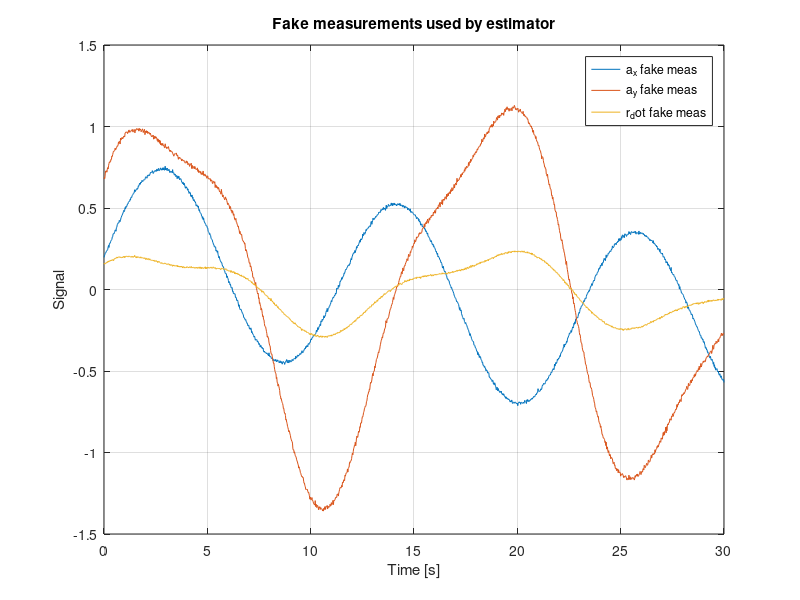
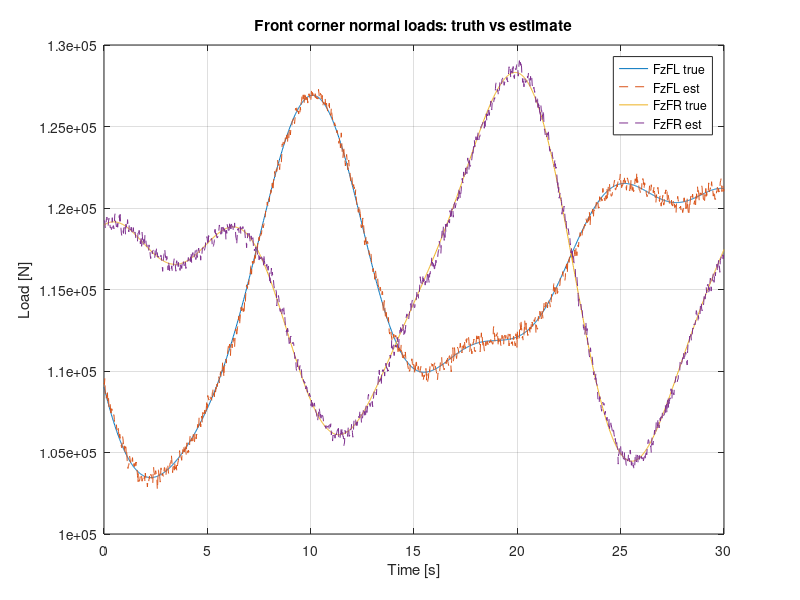
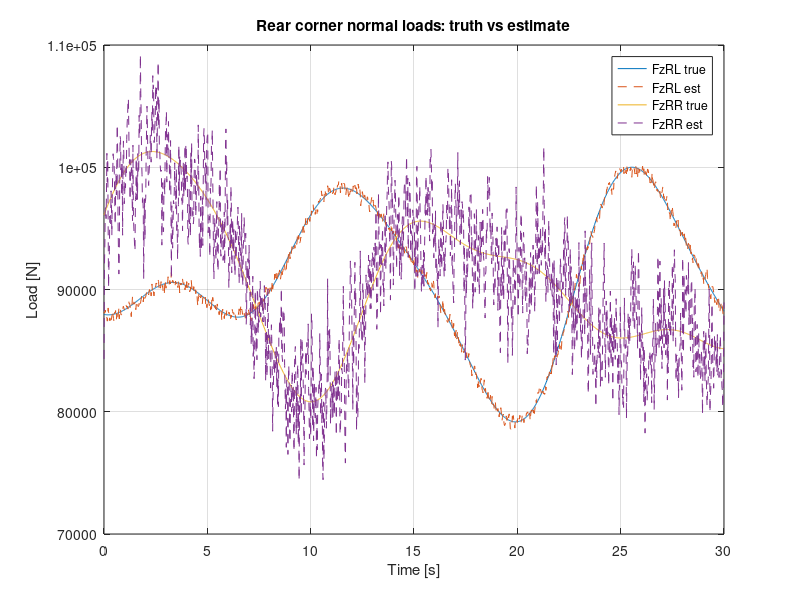
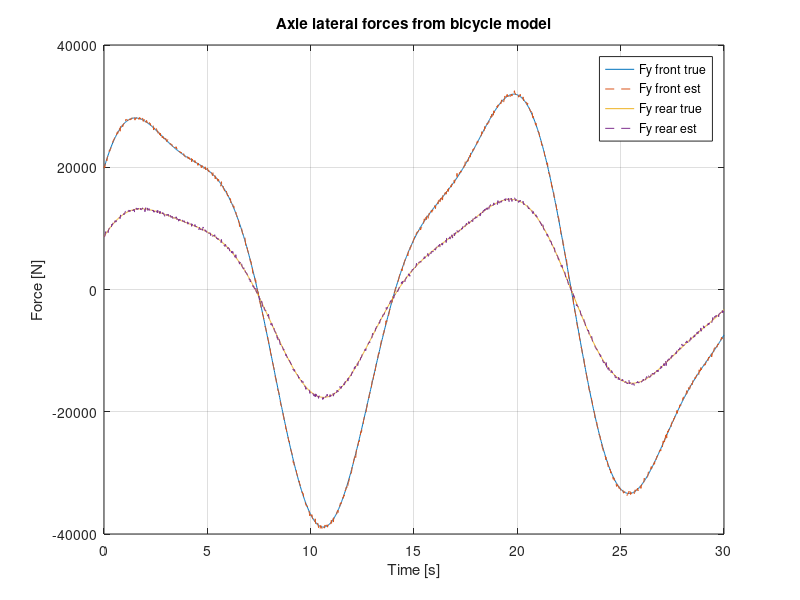

These charts were generated, in order, by the following MATLAB code:
%% CAT force estimation demo
% Fake-measurement demo for:
% 1) Corner normal load estimation using load transfer + strut pressure fusion
% 2) Axle force estimation using a bicycle model
%
% This script is intentionally transparent:
% - "true" signals are generated from a known analytic model
% - "fake measurements" are created by adding sensor noise
% - the estimator uses those fake measurements only
% - plots compare truth vs estimate

clear; clc; close all;
rng(10);

%% -----------------------------
% Parameters (CAT-style naming)
%% -----------------------------
P.m      = 42000;      % vehicle mass [kg]
P.g      = 9.81;       % gravity [m/s^2]
P.a      = 2.20;       % CG to front axle [m]
P.b      = 2.80;       % CG to rear axle [m]
P.L      = P.a + P.b;  % wheelbase [m]
P.h_cg   = 1.65;       % CG height [m]
P.tf     = 2.60;       % front track [m]
P.tr     = 2.60;       % rear track [m]
P.lambda_f = 0.55;     % fraction of lateral transfer at front
P.lambda_r = 0.45;     % fraction of lateral transfer at rear
P.Iz     = 1.25e5;     % yaw inertia [kg*m^2]

% Simple resistance model used for "truth"
P.Crr = 0.018;         % rolling resistance coefficient
P.CdA = 7.5;           % aero lump [m^2]
rho_air = 1.225;       % [kg/m^3]

%% -----------------------------
% Time
%% -----------------------------
dt = 0.02;
T  = 30;
t  = (0:dt:T)';
N  = numel(t);

%% -----------------------------
% Generate true motion signals
%% -----------------------------
u_true     = 8 + 2*sin(0.12*t) + 0.5*cos(0.31*t);         % long speed [m/s]
delta_true = deg2rad(4*sin(0.35*t));                      % steer angle [rad]
ax_true    = 0.55*sin(0.55*t) + 0.20*cos(0.12*t);         % body long accel [m/s^2]
ay_true    = 1.10*sin(0.40*t + 0.4) + 0.25*cos(0.90*t);   % body lat accel [m/s^2]
rdot_true  = ( (P.a+P.b) * 0 + 1 ); %#ok<NASGU>
rdot_true  = ((P.a + P.b)*0);                              % placeholder
% choose yaw-acceleration truth consistent with lateral force balance
rdot_true  = 0.22*sin(0.40*t + 0.4) + 0.07*cos(0.90*t);   % [rad/s^2]
r_true     = cumtrapz(t, rdot_true);                       % [rad/s]

%% -----------------------------
% True corner normal loads from load transfer
%% -----------------------------
Fzf_true = (P.b/P.L)*P.m*P.g - (P.m*P.h_cg/P.L).*ax_true;
Fzr_true = (P.a/P.L)*P.m*P.g + (P.m*P.h_cg/P.L).*ax_true;

dFzy_f_true = P.lambda_f*(P.m*P.h_cg/P.tf).*ay_true;
dFzy_r_true = P.lambda_r*(P.m*P.h_cg/P.tr).*ay_true;

FzFL_true = 0.5*Fzf_true - 0.5*dFzy_f_true;
FzFR_true = 0.5*Fzf_true + 0.5*dFzy_f_true;
FzRL_true = 0.5*Fzr_true - 0.5*dFzy_r_true;
FzRR_true = 0.5*Fzr_true + 0.5*dFzy_r_true;

%% -----------------------------
% True axle forces
%% -----------------------------
Fyf_true = (P.b*P.m.*ay_true + P.Iz.*rdot_true)./(P.a + P.b);
Fyr_true = (P.a*P.m.*ay_true - P.Iz.*rdot_true)./(P.a + P.b);

F_res_true = P.Crr*P.m*P.g + 0.5*rho_air*P.CdA.*(u_true.^2);
Fxtot_true = P.m.*ax_true + Fyf_true.*sin(delta_true) + F_res_true;

gamma_f_true = Fzf_true ./ (Fzf_true + Fzr_true);
gamma_r_true = 1 - gamma_f_true;
Fxf_true = gamma_f_true .* Fxtot_true;
Fxr_true = gamma_r_true .* Fxtot_true;

%% -----------------------------
% Create fake measurements
%% -----------------------------
ax_meas    = ax_true    + 0.006*randn(N,1);
ay_meas    = ay_true    + 0.008*randn(N,1);
r_meas     = r_true     + 0.001*randn(N,1);
rdot_meas  = rdot_true  + 0.003*randn(N,1);
delta_meas = delta_true + deg2rad(0.15)*randn(N,1);
u_meas     = u_true     + 0.008*randn(N,1);

% Fake strut pressure measurements:
% p_i = c_i * Fz_i + d_i + noise
cFL = 1.40e-6; dFL = 0.15;
cFR = 1.45e-6; dFR = 0.12;
cRL = 1.35e-6; dRL = 0.18;
cRR = 1.38e-6; dRR = 0.16;

pFL_meas = cFL*FzFL_true + dFL + 0.0010*randn(N,1);
pFR_meas = cFR*FzFR_true + dFR + 0.0010*randn(N,1);
pRL_meas = cRL*FzRL_true + dRL + 0.0010*randn(N,1);
pRR_meas = cRR*FzRR_true + dRR + 0.010*randn(N,1);

% Pressure-only load reconstructions (what calibration gives back)
FzFL_fromP = (pFL_meas - dFL)/cFL;
FzFR_fromP = (pFR_meas - dFR)/cFR;
FzRL_fromP = (pRL_meas - dRL)/cRL;
FzRR_fromP = (pRR_meas - dRR)/cRR;

%% -----------------------------
% Normal-load estimator
% Simple first-order observer / complementary fusion
% This is EKF-ready, but kept simple for demo transparency.
%% -----------------------------
tau_z = 0.20;  % estimator time constant [s]
Kp = dt/max(tau_z,dt);

FzFL_est = zeros(N,1); FzFR_est = zeros(N,1);
FzRL_est = zeros(N,1); FzRR_est = zeros(N,1);

% initialize from calibrated pressure measurements
FzFL_est(1) = FzFL_fromP(1);
FzFR_est(1) = FzFR_fromP(1);
FzRL_est(1) = FzRL_fromP(1);
FzRR_est(1) = FzRR_fromP(1);

for k = 2:N
    Fzf_qs = (P.b/P.L)*P.m*P.g - (P.m*P.h_cg/P.L)*ax_meas(k);
    Fzr_qs = (P.a/P.L)*P.m*P.g + (P.m*P.h_cg/P.L)*ax_meas(k);

    dFzy_f_qs = P.lambda_f*(P.m*P.h_cg/P.tf)*ay_meas(k);
    dFzy_r_qs = P.lambda_r*(P.m*P.h_cg/P.tr)*ay_meas(k);

    FzFL_qs = 0.5*Fzf_qs - 0.5*dFzy_f_qs;
    FzFR_qs = 0.5*Fzf_qs + 0.5*dFzy_f_qs;
    FzRL_qs = 0.5*Fzr_qs - 0.5*dFzy_r_qs;
    FzRR_qs = 0.5*Fzr_qs + 0.5*dFzy_r_qs;

    % prediction toward quasi-static model + correction from pressure
    FzFL_pred = FzFL_est(k-1) + Kp*(FzFL_qs - FzFL_est(k-1));
    FzFR_pred = FzFR_est(k-1) + Kp*(FzFR_qs - FzFR_est(k-1));
    FzRL_pred = FzRL_est(k-1) + Kp*(FzRL_qs - FzRL_est(k-1));
    FzRR_pred = FzRR_est(k-1) + Kp*(FzRR_qs - FzRR_est(k-1));

    alpha = 0.35; % pressure correction weight
    FzFL_est(k) = (1-alpha)*FzFL_pred + alpha*FzFL_fromP(k);
    FzFR_est(k) = (1-alpha)*FzFR_pred + alpha*FzFR_fromP(k);
    FzRL_est(k) = (1-alpha)*FzRL_pred + alpha*FzRL_fromP(k);
    FzRR_est(k) = (1-alpha)*FzRR_pred + alpha*FzRR_fromP(k);
end

Fzf_est = FzFL_est + FzFR_est;
Fzr_est = FzRL_est + FzRR_est;

%% -----------------------------
% Axle lateral force estimator (bicycle model)
%% -----------------------------
Fyf_est = (P.b*P.m.*ay_meas + P.Iz.*rdot_meas)./((P.a + P.b).*cos(delta_meas));
Fyr_est = (P.a*P.m.*ay_meas - P.Iz.*rdot_meas)./(P.a + P.b);

%% -----------------------------
% Axle longitudinal force estimator
%% -----------------------------
F_res_est = P.Crr*P.m*P.g + 0.5*rho_air*P.CdA.*(u_meas.^2);
Fxtot_est = P.m.*ax_meas + Fyf_est.*sin(delta_meas) + F_res_est;

gamma_f_est = Fzf_est ./ (Fzf_est + Fzr_est);
gamma_r_est = 1 - gamma_f_est;

Fxf_est = gamma_f_est .* Fxtot_est;
Fxr_est = gamma_r_est .* Fxtot_est;

%% -----------------------------
% Error metrics
%% -----------------------------
rmse = @(xhat,x) sqrt(mean((xhat-x).^2));

fprintf('\n=== RMSE summary ===\n');
fprintf('FzFL: %.1f N\n', rmse(FzFL_est,FzFL_true));
fprintf('FzFR: %.1f N\n', rmse(FzFR_est,FzFR_true));
fprintf('FzRL: %.1f N\n', rmse(FzRL_est,FzRL_true));
fprintf('FzRR: %.1f N\n', rmse(FzRR_est,FzRR_true));
fprintf('Fy_front axle: %.1f N\n', rmse(Fyf_est,Fyf_true));
fprintf('Fy_rear  axle: %.1f N\n', rmse(Fyr_est,Fyr_true));
fprintf('Fx_front axle: %.1f N\n', rmse(Fxf_est,Fxf_true));
fprintf('Fx_rear  axle: %.1f N\n', rmse(Fxr_est,Fxr_true));
fprintf('Fx_total: %.1f N\n\n', rmse(Fxtot_est,Fxtot_true));

%% -----------------------------
% Plots
%% -----------------------------
figure;
plot(t, ax_meas); hold on;
plot(t, ay_meas);
plot(t, rdot_meas);
grid on;
xlabel('Time [s]');
ylabel('Signal');
title('Fake measurements used by estimator');
legend('a_x fake meas','a_y fake meas','r_dot fake meas','Location','best');

figure;
plot(t, FzFL_true); hold on;
plot(t, FzFL_est, '--');
plot(t, FzFR_true);
plot(t, FzFR_est, '--');
grid on;
xlabel('Time [s]');
ylabel('Load [N]');
title('Front corner normal loads: truth vs estimate');
legend('FzFL true','FzFL est','FzFR true','FzFR est','Location','best');

figure;
plot(t, FzRL_true); hold on;
plot(t, FzRL_est, '--');
plot(t, FzRR_true);
plot(t, FzRR_est, '--');
grid on;
xlabel('Time [s]');
ylabel('Load [N]');
title('Rear corner normal loads: truth vs estimate');
legend('FzRL true','FzRL est','FzRR true','FzRR est','Location','best');

figure;
plot(t, Fyf_true); hold on;
plot(t, Fyf_est, '--');
plot(t, Fyr_true);
plot(t, Fyr_est, '--');
grid on;
xlabel('Time [s]');
ylabel('Force [N]');
title('Axle lateral forces from bicycle model');
legend('Fy front true','Fy front est','Fy rear true','Fy rear est','Location','best');

figure;
plot(t, Fxf_true); hold on;
plot(t, Fxf_est, '--');
plot(t, Fxr_true);
plot(t, Fxr_est, '--');
grid on;
xlabel('Time [s]');
ylabel('Force [N]');
title('Axle longitudinal forces');
legend('Fx front true','Fx front est','Fx rear true','Fx rear est','Location','best');

figure;
plot(t, Fxtot_true); hold on;
plot(t, Fxtot_est);
grid on;
xlabel('Time [s]');
ylabel('Force [N]');
title('Total longitudinal resultant');
legend('Fx total true','Fx total est','Location','best');

%% -----------------------------
% Optional: package estimated signals
%% -----------------------------
est.t = t;
est.FzFL_est = FzFL_est; est.FzFR_est = FzFR_est;
est.FzRL_est = FzRL_est; est.FzRR_est = FzRR_est;
est.Fyf_est = Fyf_est;   est.Fyr_est = Fyr_est;
est.Fxf_est = Fxf_est;   est.Fxr_est = Fxr_est;
est.Fxtot_est = Fxtot_est;

truth.FzFL_true = FzFL_true; truth.FzFR_true = FzFR_true;
truth.FzRL_true = FzRL_true; truth.FzRR_true = FzRR_true;
truth.Fyf_true = Fyf_true;   truth.Fyr_true = Fyr_true;
truth.Fxf_true = Fxf_true;   truth.Fxr_true = Fxr_true;
truth.Fxtot_true = Fxtot_true;
